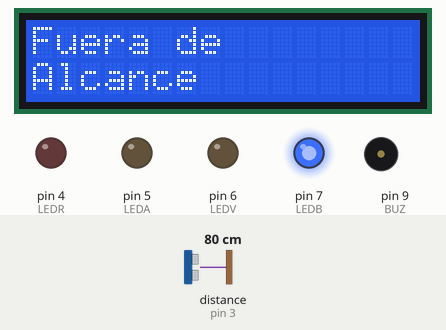
This sketch was run on a simulated Arduino Uno, built with avr-gcc and run on an emulated ATmega328P. On the bench: 16×2 character LCD, output pins drawn as LEDs (lit = HIGH), buzzer (waves = sounding). Wiring (inferred from the names in the program): ultrasonic range finder: trigger pin 2; echo pin 3. Inputs (shaded band) come from the test bench; at power-on: distance to the obstacle (sensor on pin 3) 80 cm. The echo pulse lasts 58.3 µs per cm; pins used as bus, display or sensor lines are not drawn; what the sketch prints to the serial monitor is not drawn.

Above: at 1.2 s.
1.3 s: distance to the obstacle (sensor on pin 3) set to 51 cm
2.8 s: distance to the obstacle (sensor on pin 3) set to 42 cm
At 3.6 s:
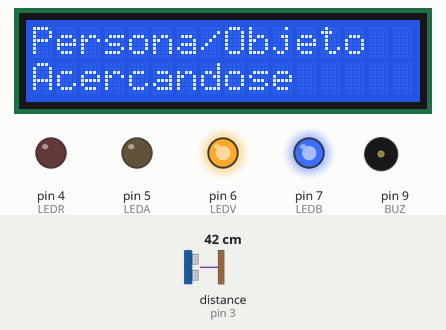
4.3 s: distance to the obstacle (sensor on pin 3) set to 33 cm
5.8 s: distance to the obstacle (sensor on pin 3) set to 27 cm
At 6.04 s:
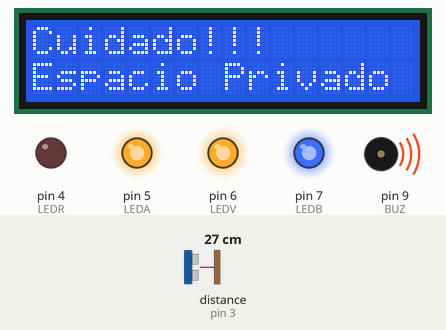
7.5 s: distance to the obstacle (sensor on pin 3) set to 9 cm
At 7.77 s:
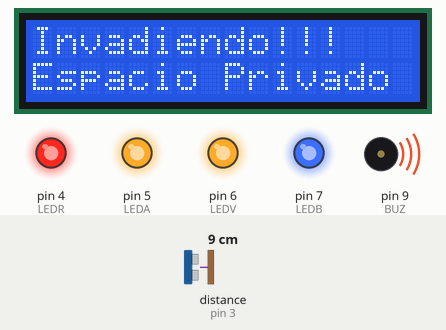
9.3 s: distance to the obstacle (sensor on pin 3) set to 7 cm
10.8 s: distance to the obstacle (sensor on pin 3) set to 4 cm
At 11.2 s:
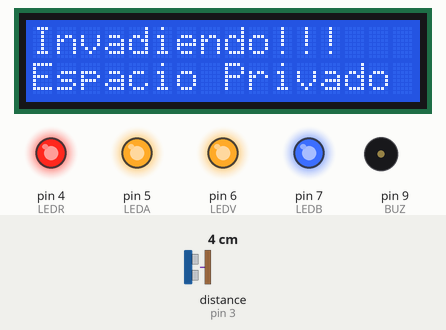
Timing chart, 0 to 13.3 s (numbered marks = the images above; inputs shaded):
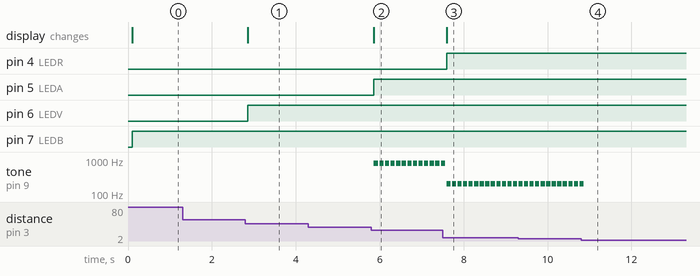

Measured:
- the behaviour switches between 46 and 45 cm on distance to the obstacle (sensor on pin 3) (found by bisection; images 0 and 1)
- the behaviour switches between 31 and 30 cm on distance to the obstacle (sensor on pin 3) (found by bisection; images 1 and 2)
- the behaviour switches between 6 and 5 cm on distance to the obstacle (sensor on pin 3) (found by bisection; images 3 and 4)
- after the input at 1.3 s, every drawn part: stays the same
- after the input at 2.8 s, pin 6 (LEDV): LOW → HIGH after 0.06 s; the display: changes after 0.06 s (image 1)
- after the input at 4.3 s, every drawn part: stays the same
- after the input at 5.8 s, pin 5 (LEDA): LOW → HIGH after 0.06 s; tone on pin 9 (BUZ): alternates 800 Hz for 0.10 s and silent for 0.03 s, starting after 0.06 s; the display: changes after 0.06 s (image 2)
- after the input at 7.5 s, pin 4 (LEDR): LOW → HIGH after 0.09 s; the display: changes after 0.09 s (image 3)
- after the input at 10.8 s, tone on pin 9 (BUZ): goes on until 10.9 s, then stays silent

The sketch:

ALARMA_DE_DISTANCIA.ino
```cpp
/*
Fundación Kinal
Centro Educativo Técnico Labral Kinal
Electrónica
Grado: Quinto
Sección: A
Curso: Taller de Electrónica Digital y Reparación de Computadoras I
Nombre: Carlos Alexander Quim Chapaz
Carné: 2019172 
*/
#include <Wire.h>
#include <LiquidCrystal_I2C.h>
#define TRIG 2
#define ECHO 3
#define BUZ 9
#define LEDR 4
#define LEDA 5
#define LEDV 6
#define LEDB 7

int medidas; //Variable de distancia en cm

int medicion_Ultrasonico();
void distancia();

LiquidCrystal_I2C lcd_quim(0x27,16,2);

void setup() {
  Serial.begin(9600);
  lcd_quim.init();
  lcd_quim.backlight();
  pinMode(LEDR,OUTPUT);
  pinMode(LEDA,OUTPUT);
  pinMode(LEDV,OUTPUT);
  pinMode(LEDB,OUTPUT);
  pinMode(BUZ, OUTPUT);
  pinMode(TRIG, OUTPUT);
  pinMode(ECHO, INPUT); //PIN de Entrada
  digitalWrite(TRIG, LOW); //Incializamos el TRIGGER en 0

}

void loop() {
   distancia();
}

int medicion_Ultrasonico(){
  long t; //Variable de tiempo en llegar al ECHO
  long d; //Variable de distancia en cm
  digitalWrite(TRIG, HIGH);
  delayMicroseconds(10); //Pulso de 10us
  digitalWrite(TRIG, LOW);

  t = pulseIn(ECHO, HIGH); //obtenemos el ancho del pulso
  d = t/58; //convertimos el tiempo en una distancia en cm
  Serial.println(d);
  return d;
}

void distancia(){
  medidas = medicion_Ultrasonico();
  if(medidas > 45){
      lcd_quim.setCursor(0,0);
      lcd_quim.print("Fuera de        ");
      lcd_quim.setCursor(0,1);
      lcd_quim.print("Alcance         ");
      digitalWrite(LEDB, HIGH);
      digitalWrite(LEDA, LOW);
      digitalWrite(LEDR, LOW);
      digitalWrite(LEDV, LOW);
  }

  if(medidas >= 30 && medidas < 45){
      lcd_quim.setCursor(0,0);
      lcd_quim.print("Persona/Objeto  ");
      lcd_quim.setCursor(0,1);
      lcd_quim.print("Acercandose     ");
      digitalWrite(LEDV, HIGH);
      digitalWrite(LEDA, LOW);
      digitalWrite(LEDR, LOW);
      digitalWrite(LEDB, HIGH);
  }

  if(medidas >= 15 && medidas < 30){
      lcd_quim.setCursor(0,0);
      lcd_quim.print("Cuidado!!!      ");
      lcd_quim.setCursor(0,1);
      lcd_quim.print("Espacio Privado ");
      digitalWrite(LEDA, HIGH);
      digitalWrite(LEDB, HIGH);
      digitalWrite(LEDR, LOW);
      digitalWrite(LEDV, HIGH);
      tone(BUZ,800,5000);
      delay(100);
      noTone(BUZ);
  }

  if(medidas >= 5 && medidas < 15){
      lcd_quim.setCursor(0,0);
      lcd_quim.print("Invadiendo!!!   ");
      lcd_quim.setCursor(0,1);
      lcd_quim.print("Espacio Privado ");
      digitalWrite(LEDR, HIGH);
      digitalWrite(LEDA, HIGH);
      digitalWrite(LEDB, HIGH);
      digitalWrite(LEDV, HIGH);
      tone(BUZ,200,10000);
      delay(100);
      noTone(BUZ);
  }
}
```
